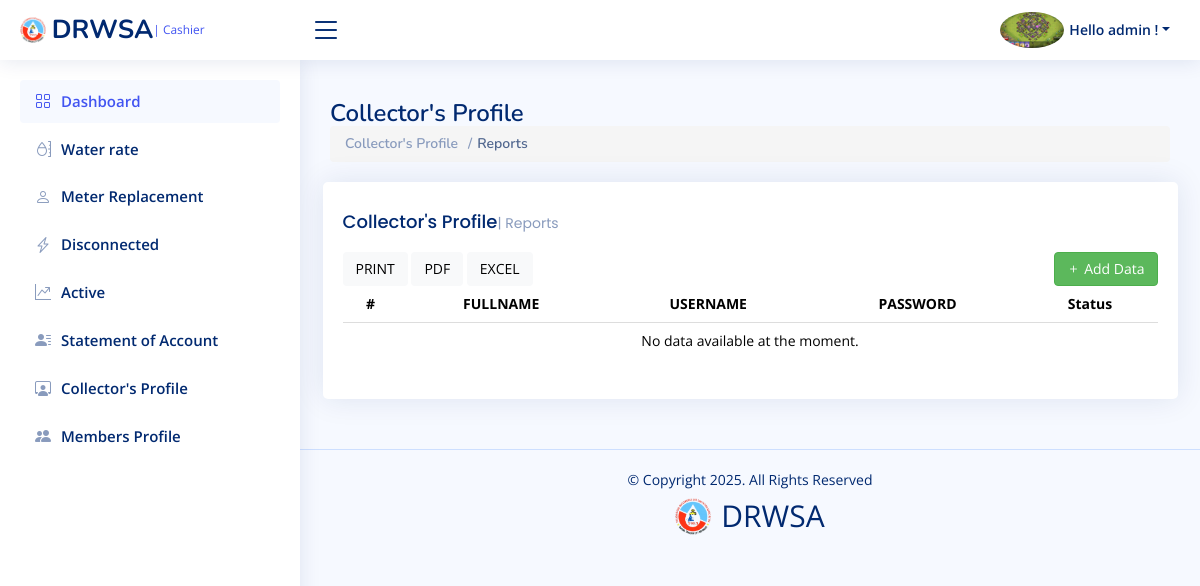
Page /admin/collectors_profile_reports.php (signed in) on the earlier database version.
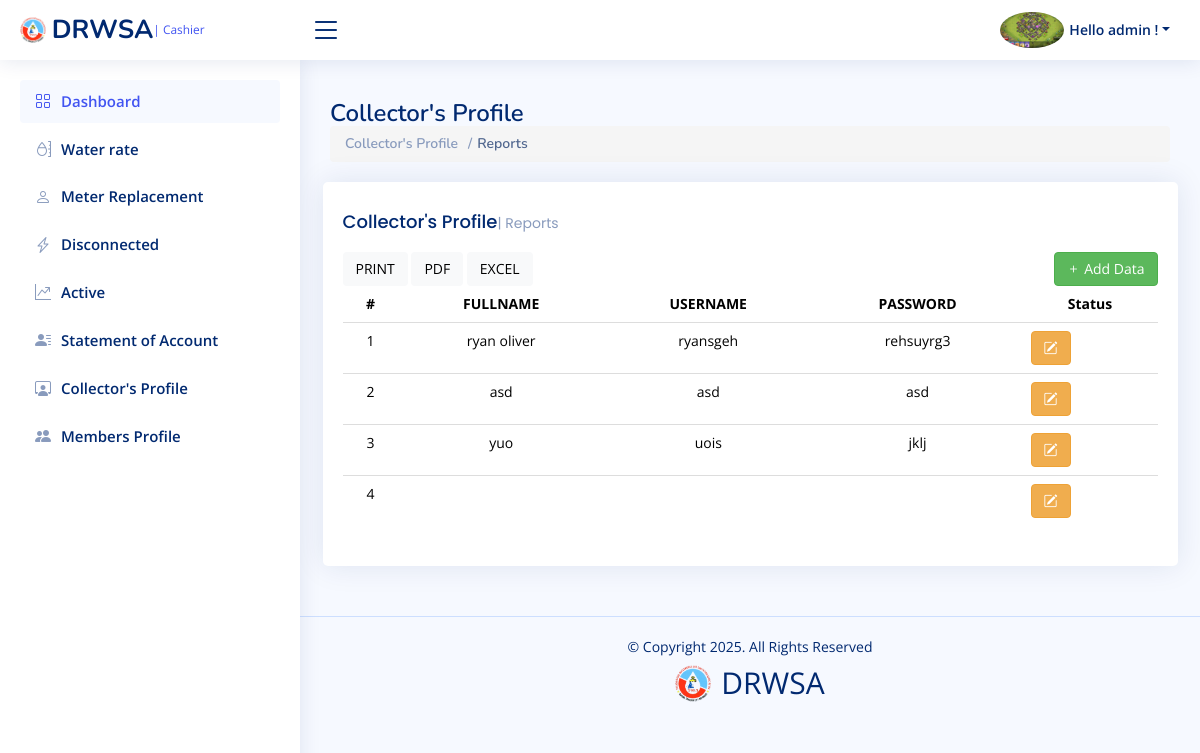
Same page on the later database version.
### tables this page shows
CREATE TABLE `admin_db` (
  `id` int(11) NOT NULL,
  `account_id` varchar(100) NOT NULL,
  `email` varchar(100) NOT NULL,
  `password` varchar(100) NOT NULL,
  `firstname` varchar(100) NOT NULL,
  `lastname` varchar(100) NOT NULL,
  `account_type` varchar(100) NOT NULL,
  `contact` varchar(100) NOT NULL,
  `position` varchar(100) NOT NULL,
  `account_created` date NOT NULL,
  `image_url` varchar(255) NOT NULL
);

CREATE TABLE `tbl_collectors_profile` (
  `id` int(11) NOT NULL,
  `fullname` varchar(255) NOT NULL,
  `username` varchar(255) NOT NULL,
  `password` varchar(255) NOT NULL
);

### admin/collectors_profile_reports.php (the view, shortened to what this page needs)
<!DOCTYPE html>
<html lang="en">
<?php
include("header.php");
?>
<body>
<?php
include("topbar.php");
?>
<?php
include("sidebar.php");
?>
<main id="main" class="main">
  <div class="pagetitle">
    <h1>Collector's Profile</h1>
    <nav>
      <ol class="breadcrumb">
        <li class="breadcrumb-item"><a href="index.html">Collector's Profile</a></li>
        <li class="breadcrumb-item active">Reports</li>
      </ol>
    </nav>
  </div>
  <section class="section dashboard">
    <div class="row">
      <div class="col-12">
        <div class="card recent-sales overflow-auto">
          <div class="card-body">
            <h5 class="card-title">Collector's Profile<span>| Reports</span></h5>
            <div style="display: flex; justify-content: space-between; align-items: center;">
              <div>
                <button type="button" class="btn btn-light" id="printBtn" title="Print Table">PRINT</button>
                <button type="button" class="btn btn-light" id="pdfBtn" title="Download PDF">PDF</button>
                <button type="button" class="btn btn-light" id="excelBtn" title="Download Excel">EXCEL</button>
              </div>
              <div>
                <button type="button" class="btn btn-success" data-toggle="modal" data-target="#addDataModal"><i class="bi bi-plus"></i> Add Data</button>
              </div>
            </div>
            <table class="table table-borderless datatable" id="Customer_Manager_Report">
              <thead>
                <tr>
                  <th scope="col" style="text-align: center;">#</th>
                  <th scope="col" style="text-align: center;">FULLNAME</th>
                  <th scope="col" style="text-align: center;">USERNAME</th>
                  <th scope="col" style="text-align: center;">PASSWORD</th>
                  <th scope="col" style="text-align: center;">Status</th>
                </tr>
              </thead>
              <tbody>
                  <?php
                      $query = "SELECT * FROM tbl_collectors_profile";
                      $result = $con->query($query);
                      if ($result->num_rows > 0) {
                          while ($row = $result->fetch_assoc()) {
                  ?>
                  <tr>
                      <td style="text-align: center;"><?php echo $row["id"]; ?></td>
                      <td style="text-align: center;"><?php echo $row["fullname"]; ?></td>
                      <td style="text-align: center;"><?php echo $row["username"]; ?></td>
                      <td style="text-align: center;"><?php echo $row["password"]; ?></td>
                      <td>
                          <button type="button" class="btn btn-warning" title="Edit Information">
                              <i class="bi bi-pencil-square"></i>
                          </button>
                      </td>
                  </tr>
                  <?php
                          }
                      } else {
                  ?>
                  <tr>
                      <td colspan="11">
                          <center>No data available at the moment.</center>
                      </td>
                  </tr>
                  <?php
                      }
                  ?>
              </tbody>
            </table>
          </div>
        </div>
      </div>
    </div>
  </section>
</main>
<?php
include("footer.php");
?>
</body>
</html>

### admin/header.php (shortened to what this page needs)
<head>
  <link href="assets/vendor/bootstrap/css/bootstrap.min.css" rel="stylesheet">
  <link href="assets/vendor/bootstrap-icons/bootstrap-icons.css" rel="stylesheet">
  <link href="assets/vendor/boxicons/css/boxicons.min.css" rel="stylesheet">
  <link href="assets/vendor/quill/quill.snow.css" rel="stylesheet">
  <link href="assets/vendor/quill/quill.bubble.css" rel="stylesheet">
  <link href="assets/vendor/remixicon/remixicon.css" rel="stylesheet">
  <link href="assets/vendor/simple-datatables/style.css" rel="stylesheet">
  <link href="assets/vendor/apexcharts/apexcharts.css" rel="stylesheet">
<link href="https://maxcdn.bootstrapcdn.com/bootstrap/3.3.6/css/bootstrap.min.css" rel="stylesheet" />
<link href="https://cdnjs.cloudflare.com/ajax/libs/bootstrap-select/1.10.0/css/bootstrap-select.min.css" rel="stylesheet" />
  <link href="assets/css/style.css" rel="stylesheet">

### admin/topbar.php (shortened to what this page needs)
  <header id="header" class="header fixed-top d-flex align-items-center">
    <div class="d-flex align-items-center justify-content-between">
      <a href="#" class="logo d-flex align-items-center">
      <img src="./assets/img/NEW-LOGO.png" alt="">
      <span class="d-none d-lg-block">D</span>
        <span class="d-none d-lg-block">RWSA</span>
        <small>|</small>
        <small>&nbsp;Cashier</small>
      </a>
      <i class="bi bi-list toggle-sidebar-btn"></i>
    </div>
    <nav class="header-nav ms-auto">
      <ul class="d-flex align-items-center">
        <li class="nav-item dropdown">
        <li class="nav-item dropdown pe-5">
<?php
include('dbcon.php');
$email = $_SESSION["email"];
$query = mysqli_query($con,"SELECT * FROM admin_db where email = '".$email."' ") or die(mysqli_error());
$rows = mysqli_fetch_array($query);
?>
          <a class="nav-link nav-profile d-flex align-items-center pe-0" href="#" data-bs-toggle="dropdown">
            <?php
              if($rows['image_url'] == ""){
                  ?>
            <img src="images/dog.png" alt="Profile" class="rounded-circle">
                  <?php
              }else{
              ?>
            <img src="images/<?php echo $rows['image_url']; ?>" alt="Profile" class="rounded-circle">
            <?php
              }
            ?>
            <span class="d-none d-md-block dropdown-toggle ps-2">Hello <?php echo $rows['firstname'] ?>&nbsp;!</span>
          </a>
        </li>
      </ul>
    </nav>
  </header>

### admin/sidebar.php
<aside id="sidebar" class="sidebar">
  <ul class="sidebar-nav" id="sidebar-nav">
    <li class="nav-item">
      <a class="nav-link" href="dashboard.php">
        <i class="bi bi-grid"></i>
        <span>Dashboard</span>
      </a>
    </li>
     <li class="nav-item">
      <a class="nav-link collapsed" href="water_rate_reports.php">
        <i class="bi bi-moisture"></i>
        <span>Water rate</span>
      </a>
    </li>
    <li class="nav-item">
      <a class="nav-link collapsed" href="meter_replacement.php">
        <i class="bi bi-person"></i>
        <span>Meter Replacement</span>
      </a>
    </li>
     <li class="nav-item">
      <a class="nav-link collapsed" href="disconnected_reports.php">
        <i class="bi bi-lightning-charge"></i>
        <span>Disconnected</span>
      </a>
    </li>
    <li class="nav-item">
      <a class="nav-link collapsed" href="active_reports.php">
        <i class="bi bi-graph-up-arrow"></i>
        <span>Active</span>
      </a>
    </li>
    <li class="nav-item">
      <a class="nav-link collapsed" href="statement_of_account_reports.php">
        <i class="bi bi-person-lines-fill"></i>
        <span>Statement of Account</span>
      </a>
    </li>
    <li class="nav-item">
      <a class="nav-link collapsed" href="collectors_profile_reports.php">
        <i class="bi bi-person-workspace"></i>
        <span>Collector's Profile</span>
      </a>
    </li>
    <li class="nav-item">
      <a class="nav-link collapsed" href="members_profile_reports.php">
        <i class="bi bi-people-fill"></i>
        <span>Members Profile</span>
      </a>
    </li>
  </ul>
</aside>

### admin/footer.php (shortened to what this page needs)
<footer id="footer" class="footer">
  <div class="copyright">
    &copy; Copyright 2025. All Rights Reserved
  </div>
  <div class="credits d-flex align-items-center justify-content-center">
    <img src="./assets/img/NEW-LOGO.png" width="4%" alt="Logo" style="margin-right: 10px;">
    <span style="font-size: 30px;">DRWSA</span>
  </div>
</footer>

### admin/assets/css/style.css (style rules this page uses)
:root { scroll-behavior: smooth; }
body { font-family: "Open Sans", sans-serif; background: #f6f9ff; color: #444444; }
a { color: #4154f1; text-decoration: none; }
h1, h2, h3, h4, h5, h6 { font-family: "Nunito", sans-serif; }
#main { margin-top: 60px; padding: 20px 30px; transition: all 0.3s; }
.pagetitle { margin-bottom: 10px; }
.pagetitle h1 { font-size: 24px; margin-bottom: 0; font-weight: 600; color: #012970; }
.card { margin-bottom: 30px; border: none; border-radius: 5px; box-shadow: 0px 0 30px rgba(1, 41, 112, 0.1); }
.card-title { padding: 20px 0 15px 0; font-size: 18px; font-weight: 500; color: #012970; font-family: "Poppins", sans-serif; }
.card-title span { color: #899bbd; font-size: 14px; font-weight: 400; }
.card-body { padding: 0 20px 20px 20px; }
.breadcrumb { font-size: 14px; font-family: "Nunito", sans-serif; color: #899bbd; font-weight: 600; }
.breadcrumb a { color: #899bbd; transition: 0.3s; }
.breadcrumb .breadcrumb-item::before { color: #899bbd; }
.breadcrumb .active { color: #51678f; font-weight: 600; }
.logo { line-height: 1; }
@media (min-width: 1200px) { .logo { width: 280px; } }
.logo img { max-height: 26px; margin-right: 6px; }
.logo span { font-size: 26px; font-weight: 700; color: #012970; font-family: "Nunito", sans-serif; }
.header { transition: all 0.5s; z-index: 997; height: 60px; box-shadow: 0px 2px 20px rgba(1, 41, 112, 0.1); background-color: #fff; padding-left: 20px; }
.header .toggle-sidebar-btn { font-size: 32px; padding-left: 10px; cursor: pointer; color: #012970; }
.header-nav ul { list-style: none; }
.header-nav>ul { margin: 0; padding: 0; }
.header-nav .nav-profile { color: #012970; }
.header-nav .nav-profile img { max-height: 36px; }
.header-nav .nav-profile span { font-size: 14px; font-weight: 600; }
.sidebar { position: fixed; top: 60px; left: 0; bottom: 0; width: 300px; z-index: 996; transition: all 0.3s; padding: 20px; overflow-y: auto; scrollbar-width: thin; scrollbar-color: #aab7cf transparent; box-shadow: 0px 0px 20px rgba(1, 41, 112, 0.1); background-color: #fff; }
@media (min-width: 1200px) { #main, #footer { margin-left: 300px; } }
.sidebar-nav { padding: 0; margin: 0; list-style: none; }
.sidebar-nav li { padding: 0; margin: 0; list-style: none; }
.sidebar-nav .nav-item { margin-bottom: 5px; }
.sidebar-nav .nav-link { display: flex; align-items: center; font-size: 15px; font-weight: 600; color: #4154f1; transition: 0.3; background: #f6f9ff; padding: 10px 15px; border-radius: 4px; }
.sidebar-nav .nav-link i { font-size: 16px; margin-right: 10px; color: #4154f1; }
.sidebar-nav .nav-link.collapsed { color: #012970; background: #fff; }
.sidebar-nav .nav-link.collapsed i { color: #899bbd; }
.dashboard .recent-sales { font-size: 14px; }
.dashboard .recent-sales .table thead { background: #f6f6fe; }
.dashboard .recent-sales .table thead th { border: 0; }
.footer { padding: 20px 0; font-size: 14px; transition: all 0.3s; border-top: 1px solid #cddfff; }
.footer .copyright { text-align: center; color: #012970; }
.footer .credits { padding-top: 5px; text-align: center; font-size: 13px; color: #012970; }

Differences in the rows shown:
added tbl_collectors_profile: id "1", fullname "ryan oliver", username "ryansgeh", password "rehsuyrg3"
added tbl_collectors_profile: id "2", fullname "asd", username "asd", password "asd"
added tbl_collectors_profile: id "3", fullname "yuo", username "uois", password "jklj"
added tbl_collectors_profile: id "4"
Other differences:
text no longer shown: "No data available at the moment."
